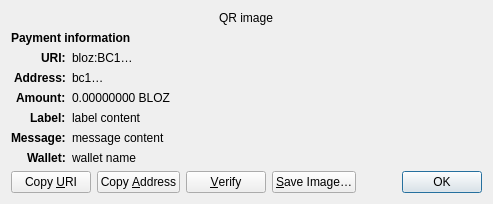
<?xml version="1.0" encoding="UTF-8"?>
<ui version="4.0">
 <class>ReceiveRequestDialog</class>
 <widget class="QDialog" name="ReceiveRequestDialog">
  <property name="geometry">
   <rect>
    <x>0</x>
    <y>0</y>
    <width>413</width>
    <height>229</height>
   </rect>
  </property>
  <property name="windowTitle">
   <string>Request payment to …</string>
  </property>
  <layout class="QGridLayout" name="gridLayout" columnstretch="0,1">
   <property name="sizeConstraint">
    <enum>QLayout::SetFixedSize</enum>
   </property>
   <item row="0" column="0" colspan="2" alignment="Qt::AlignHCenter">
    <widget class="QRImageWidget" name="qr_code">
     <property name="text">
      <string notr="true">QR image</string>
     </property>
     <property name="textInteractionFlags">
      <set>Qt::NoTextInteraction</set>
     </property>
    </widget>
   </item>
   <item row="1" column="0" colspan="2">
    <widget class="QLabel" name="payment_header">
     <property name="font">
      <font>
       <weight>75</weight>
       <bold>true</bold>
      </font>
     </property>
     <property name="text">
      <string>Payment information</string>
     </property>
     <property name="textInteractionFlags">
      <set>Qt::NoTextInteraction</set>
     </property>
    </widget>
   </item>
   <item row="2" column="0" alignment="Qt::AlignRight|Qt::AlignTop">
    <widget class="QLabel" name="uri_tag">
     <property name="font">
      <font>
       <weight>75</weight>
       <bold>true</bold>
      </font>
     </property>
     <property name="text">
      <string notr="true">URI:</string>
     </property>
     <property name="textFormat">
      <enum>Qt::PlainText</enum>
     </property>
     <property name="textInteractionFlags">
      <set>Qt::NoTextInteraction</set>
     </property>
    </widget>
   </item>
   <item row="2" column="1" alignment="Qt::AlignTop">
    <widget class="QLabel" name="uri_content">
     <property name="text">
      <string notr="true">bloz:BC1…</string>
     </property>
     <property name="textFormat">
      <enum>Qt::RichText</enum>
     </property>
     <property name="wordWrap">
      <bool>true</bool>
     </property>
     <property name="textInteractionFlags">
      <set>Qt::TextSelectableByMouse</set>
     </property>
    </widget>
   </item>
   <item row="3" column="0" alignment="Qt::AlignRight|Qt::AlignTop">
    <widget class="QLabel" name="address_tag">
     <property name="font">
      <font>
       <weight>75</weight>
       <bold>true</bold>
      </font>
     </property>
     <property name="text">
      <string>Address:</string>
     </property>
     <property name="textInteractionFlags">
      <set>Qt::NoTextInteraction</set>
     </property>
    </widget>
   </item>
   <item row="3" column="1" alignment="Qt::AlignTop">
    <widget class="QLabel" name="address_content">
     <property name="text">
      <string notr="true">bc1…</string>
     </property>
     <property name="textFormat">
      <enum>Qt::PlainText</enum>
     </property>
     <property name="textInteractionFlags">
      <set>Qt::TextSelectableByMouse</set>
     </property>
    </widget>
   </item>
   <item row="4" column="0" alignment="Qt::AlignRight|Qt::AlignTop">
    <widget class="QLabel" name="amount_tag">
     <property name="font">
      <font>
       <weight>75</weight>
       <bold>true</bold>
      </font>
     </property>
     <property name="text">
      <string>Amount:</string>
     </property>
     <property name="textInteractionFlags">
      <set>Qt::NoTextInteraction</set>
     </property>
    </widget>
   </item>
   <item row="4" column="1" alignment="Qt::AlignTop">
    <widget class="QLabel" name="amount_content">
     <property name="text">
      <string notr="true">0.00000000 BLOZ</string>
     </property>
     <property name="textFormat">
      <enum>Qt::PlainText</enum>
     </property>
     <property name="textInteractionFlags">
      <set>Qt::TextSelectableByMouse</set>
     </property>
    </widget>
   </item>
   <item row="5" column="0" alignment="Qt::AlignRight|Qt::AlignTop">
    <widget class="QLabel" name="label_tag">
     <property name="font">
      <font>
       <weight>75</weight>
       <bold>true</bold>
      </font>
     </property>
     <property name="text">
      <string>Label:</string>
     </property>
     <property name="textInteractionFlags">
      <set>Qt::NoTextInteraction</set>
     </property>
    </widget>
   </item>
   <item row="5" column="1" alignment="Qt::AlignTop">
    <widget class="QLabel" name="label_content">
     <property name="text">
      <string notr="true">label content</string>
     </property>
     <property name="textFormat">
      <enum>Qt::PlainText</enum>
     </property>
     <property name="wordWrap">
      <bool>true</bool>
     </property>
     <property name="textInteractionFlags">
      <set>Qt::TextSelectableByMouse</set>
     </property>
    </widget>
   </item>
   <item row="6" column="0" alignment="Qt::AlignRight|Qt::AlignTop">
    <widget class="QLabel" name="message_tag">
     <property name="font">
      <font>
       <weight>75</weight>
       <bold>true</bold>
      </font>
     </property>
     <property name="text">
      <string>Message:</string>
     </property>
     <property name="textInteractionFlags">
      <set>Qt::NoTextInteraction</set>
     </property>
    </widget>
   </item>
   <item row="6" column="1" alignment="Qt::AlignTop">
    <widget class="QLabel" name="message_content">
     <property name="text">
      <string notr="true">message content</string>
     </property>
     <property name="textFormat">
      <enum>Qt::PlainText</enum>
     </property>
     <property name="wordWrap">
      <bool>true</bool>
     </property>
     <property name="textInteractionFlags">
      <set>Qt::TextSelectableByMouse</set>
     </property>
    </widget>
   </item>
   <item row="7" column="0" alignment="Qt::AlignRight|Qt::AlignTop">
    <widget class="QLabel" name="wallet_tag">
     <property name="font">
      <font>
       <weight>75</weight>
       <bold>true</bold>
      </font>
     </property>
     <property name="text">
      <string>Wallet:</string>
     </property>
     <property name="textInteractionFlags">
      <set>Qt::NoTextInteraction</set>
     </property>
    </widget>
   </item>
   <item row="7" column="1" alignment="Qt::AlignTop">
    <widget class="QLabel" name="wallet_content">
     <property name="text">
      <string notr="true">wallet name</string>
     </property>
     <property name="textFormat">
      <enum>Qt::PlainText</enum>
     </property>
     <property name="wordWrap">
      <bool>true</bool>
     </property>
     <property name="textInteractionFlags">
      <set>Qt::TextSelectableByMouse</set>
     </property>
    </widget>
   </item>
   <item row="8" column="0" colspan="2">
    <layout class="QHBoxLayout" name="horizontalLayout">
     <item>
      <widget class="QPushButton" name="btnCopyURI">
       <property name="text">
        <string>Copy &amp;URI</string>
       </property>
       <property name="autoDefault">
        <bool>false</bool>
       </property>
      </widget>
     </item>
     <item>
      <widget class="QPushButton" name="btnCopyAddress">
       <property name="text">
        <string>Copy &amp;Address</string>
       </property>
       <property name="autoDefault">
        <bool>false</bool>
       </property>
      </widget>
     </item>
     <item>
      <widget class="QPushButton" name="btnVerify">
       <property name="text">
        <string>&amp;Verify</string>
       </property>
       <property name="toolTip">
        <string>Verify this address on e.g. a hardware wallet screen</string>
       </property>
       <property name="autoDefault">
        <bool>false</bool>
       </property>
      </widget>
     </item>
     <item>
      <widget class="QPushButton" name="btnSaveAs">
       <property name="text">
        <string>&amp;Save Image…</string>
       </property>
       <property name="autoDefault">
        <bool>false</bool>
       </property>
      </widget>
     </item>
     <item>
      <spacer name="horizontalSpacer_2">
       <property name="orientation">
        <enum>Qt::Horizontal</enum>
       </property>
       <property name="sizeHint" stdset="0">
        <size>
         <width>40</width>
         <height>20</height>
        </size>
       </property>
      </spacer>
     </item>
     <item>
      <widget class="QDialogButtonBox" name="buttonBox">
       <property name="focusPolicy">
        <enum>Qt::StrongFocus</enum>
       </property>
       <property name="standardButtons">
        <set>QDialogButtonBox::Ok</set>
       </property>
      </widget>
     </item>
    </layout>
   </item>
  </layout>
 </widget>
 <customwidgets>
  <customwidget>
   <class>QRImageWidget</class>
   <extends>QLabel</extends>
   <header>qt/qrimagewidget.h</header>
  </customwidget>
 </customwidgets>
 <tabstops>
  <tabstop>buttonBox</tabstop>
  <tabstop>btnCopyURI</tabstop>
  <tabstop>btnCopyAddress</tabstop>
  <tabstop>btnSaveAs</tabstop>
 </tabstops>
 <resources/>
 <connections>
  <connection>
   <sender>buttonBox</sender>
   <signal>accepted()</signal>
   <receiver>ReceiveRequestDialog</receiver>
   <slot>accept()</slot>
   <hints>
    <hint type="sourcelabel">
     <x>135</x>
     <y>230</y>
    </hint>
    <hint type="destinationlabel">
     <x>135</x>
     <y>126</y>
    </hint>
   </hints>
  </connection>
 </connections>
</ui>
